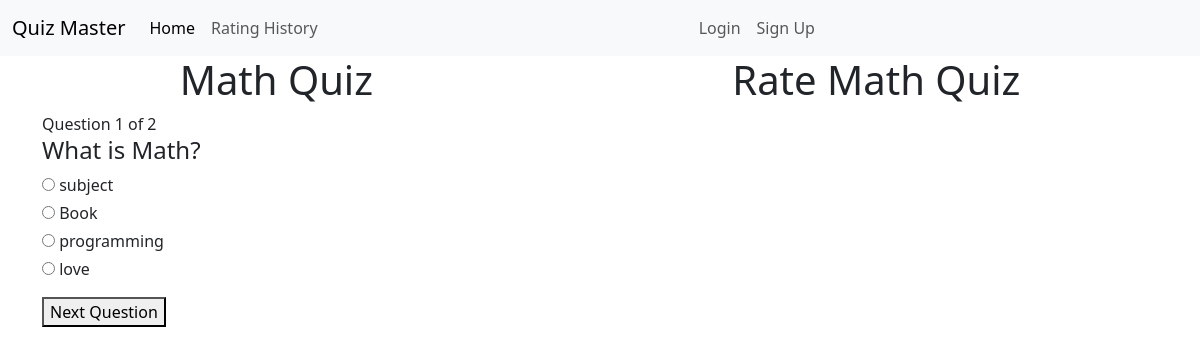
The app's page /quiz/1/ with its own data.
### quizzes/models.py (models this page shows, shortened)
class Quiz(models.Model):
    title = models.CharField(max_length=255)
    description = models.TextField()
    category = models.ForeignKey(Category, on_delete=models.CASCADE)
    has_time_limit = models.BooleanField(default=False)

class Question(models.Model):
    quiz = models.ForeignKey(
        Quiz, on_delete=models.CASCADE, related_name='questions', default=1)
    quizQuestion = models.CharField(max_length=255)
    quizMark = models.IntegerField(default=1)

class Choice(models.Model):
    question = models.ForeignKey(Question, on_delete=models.CASCADE)
    quizAnswer = models.CharField(max_length=255)
    is_correct = models.BooleanField(default=False)

### core/views.py (the view, shortened to what this page needs)
# urls.py: path('quiz/<int:quiz_id>/', quiz_view, name='quiz_view'),
def quiz_view(request, quiz_id):
    quiz = get_object_or_404(Quiz, id=quiz_id)
    questions = Question.objects.filter(quiz=quiz)
    context = {
        'quiz': quiz,
        'questions': questions,
    }
    return render(request, 'quiz.html', context)

### core/templates/quiz.html (shortened to what this page needs)
{% extends 'base.html' %}
{% block content %}
<div class="d-flex justify-content-around align-items-center">
    <h1 class="text-center">{{ quiz.title }}</h1>
    <a class="text-decoration-none h1" href="{% url 'rate_quiz' quiz.id %}">Rate {{ quiz.title }}</a>
</div>
<div class="container">
    {% if questions %}
    <div id="progress-indicator"></div>
    <form method="post" id="quiz-form">
        <div class="question-container">
            {% for question in questions %}
            <div class="question {% if forloop.first %}active{% endif %}">
                <h4>{{ question.quizQuestion }}</h4>
                {% for choice in question.choice_set.all %}
                <div class="my-1">
                    <label>
                        <input type="radio" name="question_{{ question.id }}_choice" value="{{ choice.id }}"
                            data-is-correct="{% if choice.is_correct %}true{% else %}false{% endif %}" class="choice">
                        {{ choice.quizAnswer }}
                    </label>
                </div>
                {% endfor %}
            </div>
            {% endfor %}
        </div>
        <button type="button" id="next-question">Next Question</button>
    </form>
    {% else %}
    <p>No questions available.</p>
    {% endif %}
</div>
{% endblock %}

### records on screen
Quiz: title "Math Quiz"
Question: quizQuestion "What is Math?"
Choice: is_correct "☐ subject", quizAnswer "subject"
Choice: is_correct "☐ Book", quizAnswer "Book"
Choice: is_correct "☐ programming", quizAnswer "programming"
Choice: is_correct "☐ love", quizAnswer "love"
